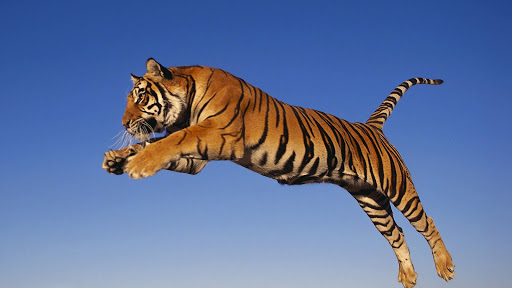
#> input picture Task_4/tiger.jpg, 512 x 288 px
$ jupyter execute task4.2.ipynb
#> lines starting #> are read from the running program, lines starting #| are printed output that depends on the picture; after the words box and inside, x2 and y2 are one past the last pixel; in counts of white or black regions, pixels touching at a corner belong together
[cell 1]
import cv2

[cell 2]
#image of tiger
image1 = cv2.imread('tiger.jpg')
#> image1 is the input picture: shape (288, 512, 3); mean B, G, R 155.1, 115.3, 98.1

cv2.imshow("1", image1)
if cv2.waitKey() == 32:
#> (key Esc is pressed here)
    pass
    cv2.destroyAllWindows()

[cell 3]
#image of cheetah
image2 = cv2.imread('cheetah.jpg')
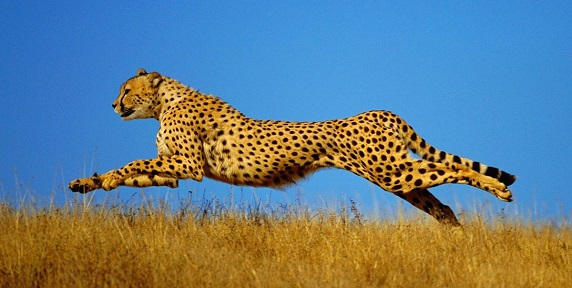
#> input picture Task_4/cheetah.jpg, 572 x 288 px
#> image2 is the input picture: shape (288, 572, 3); mean B, G, R 136.1, 126.6, 104

cv2.imshow("2", image2)
if cv2.waitKey() == 32:
#> (key Esc is pressed here)
    pass
cv2.destroyAllWindows()

[cell 4]
image1.shape
#> Out = (288, 512, 3)

[cell 5]
#croping face of tiger
image1 = cv2.imread('tiger.jpg')
tiger = image1[57:143 , 120:190]
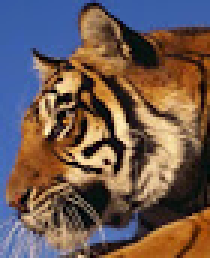
#> tiger: shape (86, 70, 3) (shown 3 times larger); mean B, G, R 83.2, 90.5, 110

cv2.imshow("1", tiger)
if cv2.waitKey() == 32:
#> (key Esc is pressed here)
    pass
cv2.destroyAllWindows()

[cell 6]
tiger.shape
#> Out = (86, 70, 3)

[cell 7]
#croping face of cheetah
image2 = cv2.imread('cheetah.jpg')
cheetah = image2[54:140 , 102:172]
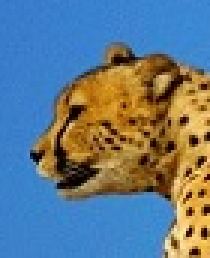
#> cheetah: shape (86, 70, 3) (shown 3 times larger); mean B, G, R 134.9, 122.1, 101.7

cv2.imshow("2", cheetah)
if cv2.waitKey() == 32:
#> (key Esc is pressed here)
    pass
cv2.destroyAllWindows()

[cell 8]
cheetah.shape
#> Out = (86, 70, 3)

[cell 9]
#swapping cheetah's face with tiger
final_image1 = cv2.imread('tiger.jpg')
final_image1 [57:143 , 120:190] = cheetah
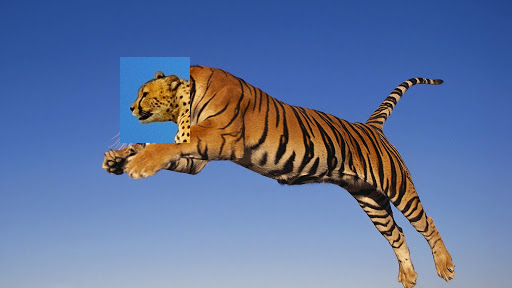
#> final_image1: shape (288, 512, 3); 4.08% of pixels changed, all inside (x1, y1, x2, y2) = (120, 57, 190, 143)

cv2.imshow("f1", final_image1)
if cv2.waitKey() == 32:
#> (key Esc is pressed here)
    pass
cv2.destroyAllWindows()

[cell 10]
#swapping tiger's face with cheetah
final_image2 = cv2.imread('cheetah.jpg')
final_image2 [54:140 , 102:172] = tiger
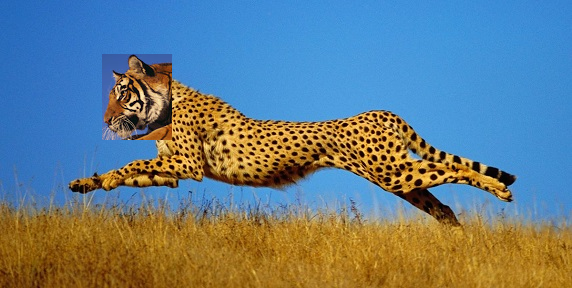
#> final_image2: shape (288, 572, 3); 3.65% of pixels changed, all inside (x1, y1, x2, y2) = (102, 54, 172, 140)

cv2.imshow("f2", final_image2)
if cv2.waitKey() == 32:
#> (key Esc is pressed here)
    pass
cv2.destroyAllWindows()
